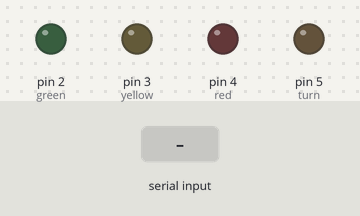
Recording of a sketch running on a simulated Arduino Uno, built with avr-gcc and run on an emulated ATmega328P. On the bench: output pins drawn as LEDs (lit = HIGH). Inputs (shaded band) come from the test bench.

Above: at 1.2 s.
1.3 s: "g" received over Serial
At 2.5 s:
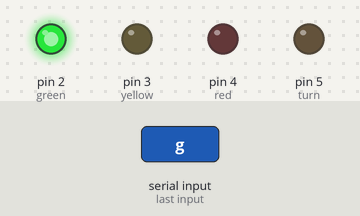
2.8 s: "y" received over Serial
At 3.9 s:
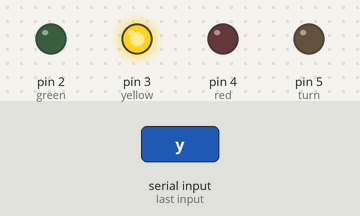
4.3 s: "r" received over Serial
At 5.0 s:
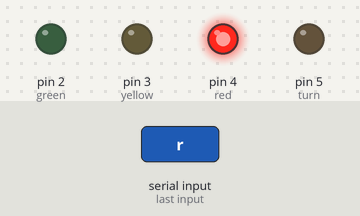
5.8 s: "t" received over Serial
At 6.1 s:
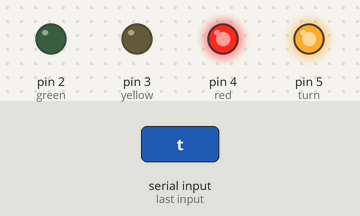
7.3 s: "x" received over Serial
At 8.5 s:
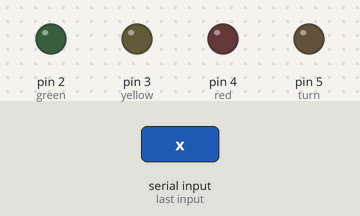
Timing chart, 0 to 9.8 s (numbered marks = the images above; inputs shaded):
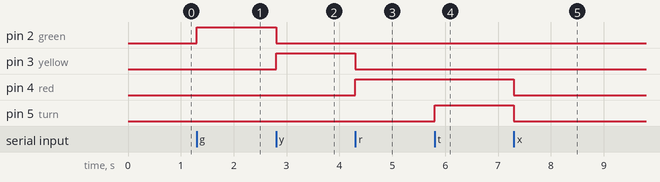

Measured:
- after the input at 1.3 s, pin 2 (green): LOW → HIGH at once
- after the input at 2.8 s, pin 2 (green): HIGH → LOW at once; pin 3 (yellow): LOW → HIGH at once
- after the input at 4.3 s, pin 3 (yellow): HIGH → LOW at once; pin 4 (red): LOW → HIGH at once
- after the input at 5.8 s, pin 5 (turn): LOW → HIGH at once
- after the input at 7.3 s, pin 4 (red), pin 5 (turn): HIGH → LOW at once

The sketch:

Project1ArduinoFinal.ino
```cpp
int green   = 2;
int yellow  = 3;
int red     = 4;
int turn    = 5;
char signalRec;

void setup()
{
  pinMode(green,  OUTPUT);
  pinMode(yellow, OUTPUT);
  pinMode(red,    OUTPUT);
  pinMode(turn,   OUTPUT);
  Serial.begin(9600);

  digitalWrite(green,   LOW);
  digitalWrite(yellow,  LOW);
  digitalWrite(red,     LOW);
  digitalWrite(turn,    LOW);
}
void loop()
{

  if(Serial.available() > 0){

    signalRec = Serial.read();
    if( signalRec == 'g'){
      digitalWrite(green,   HIGH);
      digitalWrite(yellow,  LOW);
      digitalWrite(red,     LOW);
      digitalWrite(turn,    LOW);
    }
    else if( signalRec == 'y'){
      digitalWrite(green,   LOW);
      digitalWrite(yellow,  HIGH);
      digitalWrite(red,     LOW);
      digitalWrite(turn,    LOW);
    }
    else if( signalRec == 'r'){
      digitalWrite(green,   LOW);
      digitalWrite(yellow,  LOW);
      digitalWrite(red,     HIGH);
      digitalWrite(turn,    LOW);
    }
    else if( signalRec == 't'){
      digitalWrite(green,   LOW);
      digitalWrite(yellow,  LOW);
      digitalWrite(red,     HIGH);
      digitalWrite(turn,    HIGH);
    }
    else if( signalRec == 'x'){
      digitalWrite(green,   LOW);
      digitalWrite(yellow,  LOW);
      digitalWrite(red,     LOW);
      digitalWrite(turn,    LOW);
      }
  }
}
```
